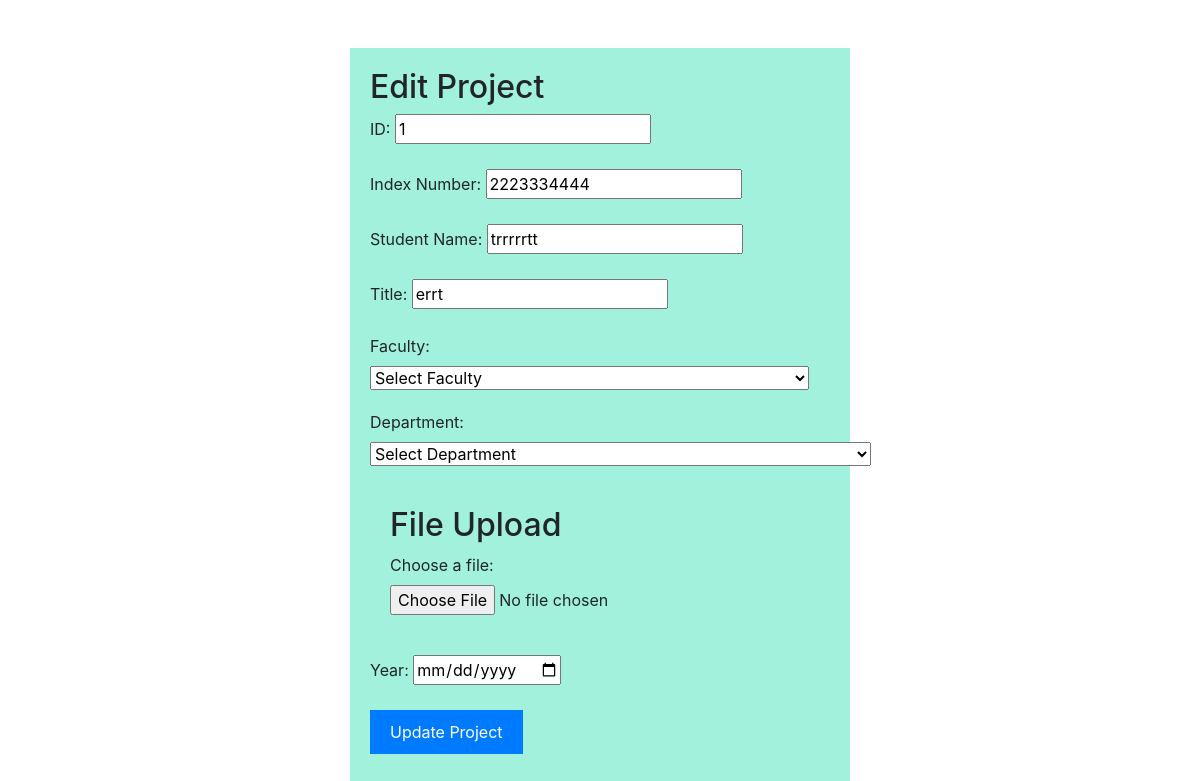
Page /edit_project.php?id=1 on the committed database.
### tables this page shows
CREATE TABLE `project` (
  `id` bigint(20) NOT NULL,
  `index_number` varchar(15) NOT NULL,
  `stu_name` varchar(255) NOT NULL,
  `title` varchar(255) NOT NULL,
  `faculty` varchar(255) NOT NULL,
  `study_program` varchar(255) NOT NULL,
  `defence_date` timestamp NOT NULL DEFAULT current_timestamp() ON UPDATE current_timestamp()
);

### edit_project.php (the view, shortened to what this page needs)
<?php
include_once "db_connection.php";
if (isset($_GET['id'])) {
  $project_id = $_GET['id'];
  $query = "SELECT * FROM project WHERE id = ?";
  $stmt = mysqli_prepare($conn, $query);
  mysqli_stmt_bind_param($stmt, "s", $project_id);
  mysqli_stmt_execute($stmt);
  $result = mysqli_stmt_get_result($stmt);
  if (mysqli_num_rows($result) > 0) {
    $project = mysqli_fetch_assoc($result);
  } else {
    header("Location: admin_dashboard.php");
    exit;
  }
} else {
  header("Location: admin_dashboard.php");
  exit;
}
?>
<!DOCTYPE html>
<html>
<head>
  <link rel="stylesheet" href="https://stackpath.bootstrapcdn.com/bootstrap/4.5.2/css/bootstrap.min.css">
  <link rel="stylesheet" type="text/css" href="CSS/upload.css">
</head>
<body>
  <main>
    <div class="container mt-5">
      <h2>Edit Project</h2>
      <form action="edit_project.php?id=<?php echo $project['id']; ?>" method="post" enctype="multipart/form-data">
        <div class="form-group">
          <label for="id">ID:</label>
          <input type="text" id="id" name="id" value="<?php echo $project['id']; ?>" readonly>
        </div>
        <div class="form-group">
          <label for="index_number">Index Number:</label>
          <input type="text" id="index_number" name="index_number" value="<?php echo $project['index_number']; ?>" required>
        </div>
        <div class="form-group">
          <label for="stu_name">Student Name:</label>
          <input type="text" id="stu_name" name="stu_name" value="<?php echo $project['stu_name']; ?>" required>
        </div>
        <div class="form-group">
          <label for="title">Title:</label>
          <input type="text" id="title" name="title" value="<?php echo $project['title']; ?>" required>
        </div>
        <div class="form-group">
          <label for="faculty">Faculty:</label>
          <select name="faculty" required>
            <option value="">Select Faculty</option>
          </select>
        </div>
        <div class="form-group">
          <label for="study_program">Department:</label>
          <select name="study_program" required>
            <option value="">Select Department</option>
          </select>
        </div>
        <section class="container">
          <h2>File Upload</h2>
          <div class="form-group">
            <label for="file">Choose a file:</label>
            <input type="file" id="file" name="file" required>
          </div>
        </section>
        <div class="form-group">
          <label for="defence_date">Year:</label>
          <input type="date" id="defence_date" name="defence_date" value="<?php echo $project['defence_date']; ?>" required>
        </div>
        <div class="form-group">
          <input type="submit" value="Update Project">
        </div>
      </form>
    </div>
  </main>
</body>
</html>

### CSS/upload.css (style rules this page uses)
.container { max-width: 500px; margin: 0 auto; padding: 20px; background-color: #a1f1dd; }
.form-group { margin-bottom: 20px; }
input[type="file"] { display: block; }
input[type="submit"] { background-color: #007bff; color: #fff; border: none; padding: 10px 20px; cursor: pointer; }

### rows in the picture
project: id "1", index_number "2223334444", stu_name "trrrrrtt", title "errt"
